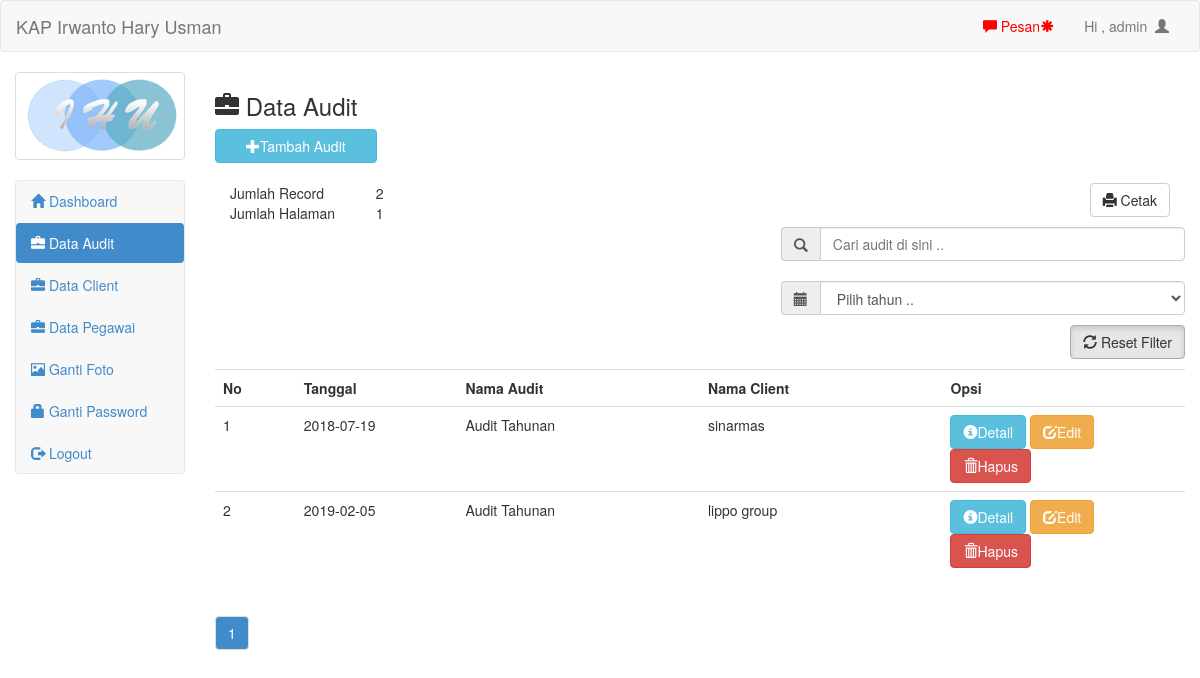
Screenshot of /admin/audit.php (signed in) with the database file from the repository.
### tables this page shows
CREATE TABLE `userdata` (
  `id` int(5) NOT NULL,
  `uname` varchar(50) NOT NULL,
  `pass` varchar(50) NOT NULL,
  `foto` text NOT NULL
);

CREATE TABLE `audit` (
  `audit_id` int(5) NOT NULL,
  `tanggal` date NOT NULL,
  `audit_name` varchar(50) NOT NULL,
  `company` varchar(50) NOT NULL,
  `year` int(5) NOT NULL,
  `path` varchar(50) NOT NULL,
  `file_name` varchar(50) NOT NULL
);

### admin/audit.php (the view, shortened to what this page needs)
<?php include 'header.php'; include 'config.php'; ?>
<h3><span class="glyphicon glyphicon-briefcase"></span>  Data Audit</h3>
<button style="margin-bottom:20px" data-toggle="modal" data-target="#myModal" class="btn btn-info col-md-2"><span class="glyphicon glyphicon-plus"></span>Tambah Audit</button>
<br/>
<br/>
<?php
$halaman = 10;
$page = isset($_GET["halaman"]) ? (int)$_GET["halaman"] : 1;
$mulai = ($page>1) ? ($page * $halaman) - $halaman : 0;
$result = mysqli_query($con,"select * from audit");
$total = mysqli_num_rows($result);
$pages = ceil($total/$halaman);
$no =$mulai+1;
?>
<div class="col-md-12">
	<table class="col-md-2">
		<tr>
			<td>Jumlah Record</td>
			<td><?php echo $total; ?></td>
		</tr>
		<tr>
			<td>Jumlah Halaman</td>
			<td><?php echo $pages; ?></td>
		</tr>
	</table>
	<a style="margin-bottom:10px" href="<?php if (isset($_GET['year'])){ echo "lap_audit.php?year=".$_GET['year'];}else {echo "lap_audit.php";}?>" target="_blank" class="btn btn-default pull-right"><span class='glyphicon glyphicon-print'></span>  Cetak</a>
</div>
<form action="cari_audit.php" method="get">
	<div class="input-group col-md-5 col-md-offset-7">
		<span class="input-group-addon" id="basic-addon1"><span class="glyphicon glyphicon-search"></span></span>
		<input type="text" class="form-control" placeholder="Cari audit di sini .." aria-describedby="basic-addon1" name="cari" value="<?php if(isset($_GET['cari']))echo htmlspecialchars($_GET['cari']); ?>">
	</div>
</form>
<br/>
<form action="" method="get">
	<div class="input-group col-md-5 col-md-offset-7">
		<span class="input-group-addon" id="basic-addon1"><span class="glyphicon glyphicon-calendar"></span></span>
		<select type="submit" name="year" id="tahun" class="form-control" onchange="this.form.submit()">
			<option value="" disabled selected>Pilih tahun ..</option>
		</select>
	</div>
</form>
<a style="margin-top:10px; margin-bottom:10px;" class="btn btn-default pull-right" href="audit.php"><span class="glyphicon glyphicon-refresh"></span>  Reset Filter</a>
<br/>
<table class="table table-hover" id="myTable">
	<tr>
		<th class="col-md-1"onclick="sortTable(0)">No</th>
		<th class="col-md-2"onclick="sortTable(1)">Tanggal</th>
		<th class="col-md-3"onclick="sortTable(2)">Nama Audit</th>
		<th class="col-md-3"onclick="sortTable(3)">Nama Client</th>
		<th class="col-md-3">Opsi</th>
	</tr>
	<?php
	if(isset($_GET['cari'])){
		$cari=mysqli_real_escape_string($con,$_GET['cari']);
		$brg=mysqli_query($con, "select * from audit where audit_name like '%".$cari."%' or company like '%".$cari."%'");
		$total = mysqli_num_rows($brg);
		$pages = ceil($total/$halaman);
		if($total==0) {
			if($_GET['cari'] == "kosong"){
				echo "<div class='alert alert-danger'>Keyword belum dimasukkan!!</div>";
			}
			else {
				echo "<div class='alert alert-warning'>Keyword '$cari' tidak dapat ditemukan!!</div>";
			}
		}
		else {
			echo "<h4> Data Audit dengan keyword  <a style='color:blue'> ". $_GET['cari']."</a></h4>";
		}
	}
	else{
		$brg=mysqli_query($con, "select * from audit limit $mulai, $halaman");
	}
	while($b=mysqli_fetch_array($brg)){
		?>
		<tr>
			<td><?php echo $no++;?></td>
			<td><?php echo $b['tanggal'] ?></td>
			<td><?php echo $b['audit_name'] ?></td>
			<td><?php echo $b['company'] ?></td>
			<td>
				<a href="det_audit.php?audit_id=<?php echo $b['audit_id']; ?>" class="btn btn-info"><span class="glyphicon glyphicon-info-sign"></span>Detail</a>
				<a href="edit_audit.php?audit_id=<?php echo $b['audit_id']; ?>" class="btn btn-warning"><span class="glyphicon glyphicon-edit"></span>Edit</a>
				<a onclick="if(confirm('Apakah anda yakin ingin menghapus data ini ??')){ location.href='hapus_audit.php?audit_id=<?php echo $b['audit_id']; ?>' }" class="btn btn-danger"><span class="glyphicon glyphicon-trash"></span>Hapus</a>
			</td>
		</tr>
		<?php
	}
	?>
</table>
<ul class="pagination">
			<?php
			$hal=isset($_GET["halaman"]);
			for($i=1;$i<=$pages;$i++){
				?>
				<li><a <?php if($hal!=NULL){if ($_GET["halaman"] == $i) {echo 'class="active"';}}else {if ($i==1){echo 'class="active"';}} ?>href="?halaman=<?php echo $i;?>"><?php echo $i;?></a></li>
				<?php
			}
			?>
</ul>
<?php
include 'footer.php';
?>

### admin/header.php (shortened to what this page needs)
<!DOCTYPE html>
<html>
<head>
	<?php
	include 'config.php';
	?>
	<link rel="stylesheet" type="text/css" href="../assets/css/bootstrap.css">
	<link rel="stylesheet" type="text/css" href="../assets/js/jquery-ui/jquery-ui.css">
</head>
<body>
	<div class="navbar navbar-default">
		<div class="container-fluid">
			<div class="navbar-header">
				<a href="index.php" class="navbar-brand">KAP Irwanto Hary Usman</a>
			</div>
			<div class="collapse navbar-collapse" id="headerMenu">
				<ul class="nav navbar-nav navbar-right">
					<li><a id="pesan_sedia" href="#" data-toggle="modal" data-target="#modalpesan"><span class='glyphicon glyphicon-comment'></span>  Pesan</a></li>
					<li><a class="dropdown-toggle" data-toggle="dropdown" role="button" href="#">Hi , <?php echo $_SESSION['uname']  ?>&nbsp&nbsp<span class="glyphicon glyphicon-user"></span></a></li>
				</ul>
			</div>
		</div>
	</div>
	<div class="col-md-2">
		<div class="row">
			<?php
			$use=$_SESSION['uname'];
			$fo=mysqli_query($con,"select foto from userdata where uname='$use'");
			while($f=mysqli_fetch_array($fo)){
				?>
				<div class="col-xs-6 col-md-12">
					<a class="thumbnail">
						<img class="img-responsive" src="foto/<?php echo $f['foto']; ?>">
					</a>
				</div>
				<?php
			}
			?>
		</div>
		<div class="navbar navbar-default">
			<div class="collapse navbar-collapse" id="collapsible">
				<ul class="nav nav-pills nav-stacked">
				<li><a href="index.php"><span class="glyphicon glyphicon-home"></span>  Dashboard</a></li>
				<li><a href="audit.php"><span class="glyphicon glyphicon-briefcase"></span>  Data Audit</a></li>
				<li><a href="client.php"><span class="glyphicon glyphicon-briefcase"></span>  Data Client</a></li>
				<li><a href="pegawai.php"><span class="glyphicon glyphicon-briefcase"></span>  Data Pegawai</a></li>
				<li><a href="ganti_foto.php"><span class="glyphicon glyphicon-picture"></span>  Ganti Foto</a></li>
				<li><a href="ganti_pass.php"><span class="glyphicon glyphicon-lock"></span> Ganti Password</a></li>
				<li><a href="logout.php"><span class="glyphicon glyphicon-log-out"></span>  Logout</a></li>
				</ul>
			</div>
		</div>
		</div>
	<div class="col-md-10">

### rows the page displays
userdata: foto (picture)
audit: tanggal "2018-07-19", audit_name "Audit Tahunan", company "sinarmas"
audit: tanggal "2019-02-05", audit_name "Audit Tahunan", company "lippo group"

### other values shown
$_SESSION['uname'] "admin"
$total "2"
$pages "1"
